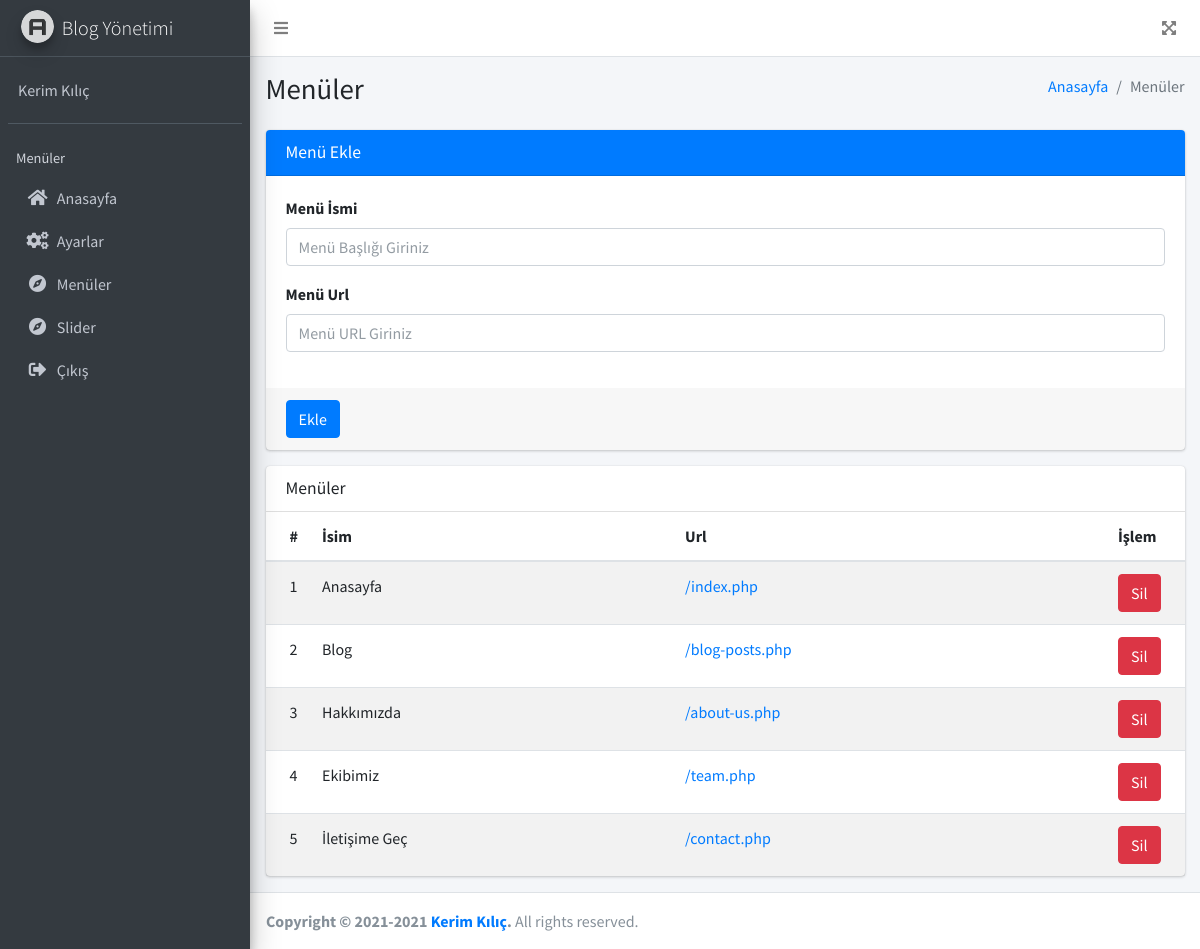
/admin/menu.php, run on the app's committed database.
### tables this page shows
CREATE TABLE `settings` (
  `id` int(11) NOT NULL,
  `title` varchar(100) NOT NULL
);

CREATE TABLE `menu` (
  `id` int(11) NOT NULL,
  `name` varchar(200) NOT NULL,
  `url` varchar(300) NOT NULL
);

### Core/DatabaseSettingsTable.php (called while the page is built)
<?php
function GetSettingsTable(){
	global $conn;
	$settings=mysqli_query($conn,"select * from settings WHERE id=1");
	$settings=mysqli_fetch_array($settings);
	return $settings;
}
?>

### Admin/menu.php (the view, shortened to what this page needs)
<?php
include_once '../Core/index.php';
?>
<?php include_once 'header.php'; ?>
  	<div class="content-wrapper">
    <div class="content-header">
      <div class="container-fluid">
        <div class="row mb-2">
          <div class="col-sm-6">
            <h1 class="m-0">Menüler</h1>
          </div>
          <div class="col-sm-6">
            <ol class="breadcrumb float-sm-right">
              <li class="breadcrumb-item"><a href="/admin/index.php">Anasayfa</a></li>
              <li class="breadcrumb-item active">Menüler</li>
            </ol>
          </div>
        </div>
      </div>
    </div>
	    <section class="content">
	      <div class="container-fluid">
	        <div class="row">
	          <div class="col-md-12">
	            <div class="card card-primary">
	              <div class="card-header">
	                <h3 class="card-title">Menü Ekle</h3>
	              </div>
	              <form method="post" action="#">
	                <div class="card-body">
	                  <div class="form-group">
	                    <label for="exampleInputEmail1">Menü İsmi</label>
	                    <input type="text" class="form-control" id="name" name="name" placeholder="Menü Başlığı Giriniz">
	                  </div>
	                   <div class="form-group">
	                    <label for="exampleInputEmail1">Menü Url</label>
	                    <input type="text" class="form-control" id="url" name="url" placeholder="Menü URL Giriniz">
	                  </div>
	                </div>
	                <div class="card-footer">
	                  <button type="submit" class="btn btn-primary">Ekle</button>
	                </div>
	              </form>
	            </div>
	            <div class="card">
	              <div class="card-header">
	                <h3 class="card-title">Menüler</h3>
	              </div>
	              <div class="card-body p-0">
	                <table class="table table-striped">
	                  <thead>
	                    <tr>
	                      <th style="width: 10px">#</th>
	                      <th>İsim</th>
	                      <th>Url</th>
	                      <th style="width: 40px">İşlem</th>
	                    </tr>
	                  </thead>
	                  <tbody>
                         <?php
                              $sql='SELECT * FROM menu';
                              $menu=mysqli_query($conn,$sql);
                              while ($row=mysqli_fetch_array($menu)) {
                         ?>
                         <tr>
		                      <td><?= $row['id'] ?></td>
		                      <td><?= $row['name'] ?></td>
		                      <td><a href="<?= $row['url'] ?>"><?= $row['url'] ?></a></td>
		                      <td>
		                      	<form method="post" action="#">
		                      		<button class="btn btn-block btn-danger" type="submit">Sil</button>
		                      	</form>
		                      </td>
	                    </tr>
                         <?php
                              }
                         ?>
	                  </tbody>
	                </table>
	              </div>
	            </div>
	          </div>
	        </div>
	      </div>
	    </section>
	</div>
<?php include_once 'footer.php'; ?>

### Admin/header.php (shortened to what this page needs)
<!DOCTYPE html>
<html lang="en">
<head>
  <link rel="stylesheet" href="plugins/fontawesome-free/css/all.min.css">
  <link rel="stylesheet" href="https://code.ionicframework.com/ionicons/2.0.1/css/ionicons.min.css">
  <link rel="stylesheet" href="plugins/tempusdominus-bootstrap-4/css/tempusdominus-bootstrap-4.min.css">
  <link rel="stylesheet" href="plugins/icheck-bootstrap/icheck-bootstrap.min.css">
  <link rel="stylesheet" href="plugins/jqvmap/jqvmap.min.css">
  <link rel="stylesheet" href="dist/css/adminlte.min.css">
  <link rel="stylesheet" href="plugins/overlayScrollbars/css/OverlayScrollbars.min.css">
  <link rel="stylesheet" href="plugins/daterangepicker/daterangepicker.css">
  <link rel="stylesheet" href="plugins/summernote/summernote-bs4.min.css">
  <link rel="stylesheet" href="plugins/sweetalert2-theme-bootstrap-4/bootstrap-4.min.css">
</head>
<body class="hold-transition sidebar-mini layout-fixed">
<div class="wrapper">
  <nav class="main-header navbar navbar-expand navbar-white navbar-light">
    <ul class="navbar-nav">
      <li class="nav-item">
        <a class="nav-link" data-widget="pushmenu" href="#" role="button"><i class="fas fa-bars"></i></a>
      </li>
    </ul>
    <ul class="navbar-nav ml-auto">
      <li class="nav-item">
        <a class="nav-link" data-widget="fullscreen" href="#" role="button">
          <i class="fas fa-expand-arrows-alt"></i>
        </a>
      </li>
    </ul>
  </nav>
  <aside class="main-sidebar sidebar-dark-primary elevation-4">
    <a href="/admin/index.php" class="brand-link">
      <img src="dist/img/AdminLTELogo.png" alt="AdminLTE Logo" class="brand-image img-circle elevation-3" style="opacity: .8">
      <span class="brand-text font-weight-light"><?= GetSettingsTable()['title'] ?> Yönetimi</span>
    </a>
    <div class="sidebar">
      <div class="user-panel mt-3 pb-3 mb-3 d-flex">
        <div class="info">
          <a href="#" class="d-block">Kerim Kılıç</a>
        </div>
      </div>
      <nav class="mt-2">
        <ul class="nav nav-pills nav-sidebar flex-column" data-widget="treeview" role="menu" data-accordion="false">
          <li class="nav-header">Menüler</li>
          <li class="nav-item">
            <a href="/admin/index.php" class="nav-link <?= (strstr($_SERVER['SCRIPT_NAME'],'admin/index.php')? 'active':'') ?>">
              <i class="nav-icon fas fa-home"></i>
              <p>
                Anasayfa
              </p>
            </a>
          </li>
          <li class="nav-item">
            <a href="/admin/settings.php" class="nav-link <?= (strstr($_SERVER['SCRIPT_NAME'],'admin/settings.php')? 'active':'') ?>">
              <i class="nav-icon fas fa-cogs"></i>
              <p>
                Ayarlar
              </p>
            </a>
          </li>
           <li class="nav-item">
            <a href="/admin/menu.php" class="nav-link <?= (strstr($_SERVER['SCRIPT_NAME'],'admin/menu.php')? 'active':'') ?>">
              <i class="nav-icon fas fa-compass"></i>
              <p>
                Menüler
              </p>
            </a>
          </li>
           <li class="nav-item">
            <a href="/admin/slider.php" class="nav-link <?= (strstr($_SERVER['SCRIPT_NAME'],'admin/slider.php')? 'active':'') ?>">
              <i class="nav-icon fas fa-compass"></i>
              <p>
                Slider
              </p>
            </a>
          </li>
         <li class="nav-item">
            <a href="/admin/logout.php" class="nav-link <?= (strstr($_SERVER['SCRIPT_NAME'],'admin/logout.php')? 'active':'') ?>">
              <i class="nav-icon fas fa-sign-out-alt"></i>
              <p>
                Çıkış
              </p>
            </a>
          </li>
        </ul>
      </nav>
    </div>
  </aside>

### data on the page
settings: title "Blog"
menu: id "1", name "Anasayfa", url "/index.php"
menu: id "2", name "Blog", url "/blog-posts.php"
menu: id "3", name "Hakkımızda", url "/about-us.php"
menu: id "4", name "Ekibimiz", url "/team.php"
menu: id "5", name "İletişime Geç", url "/contact.php"
